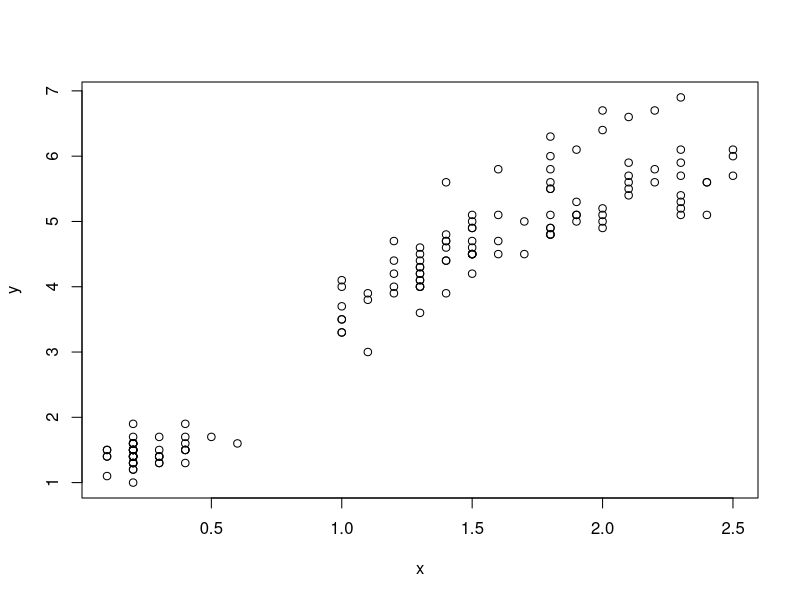
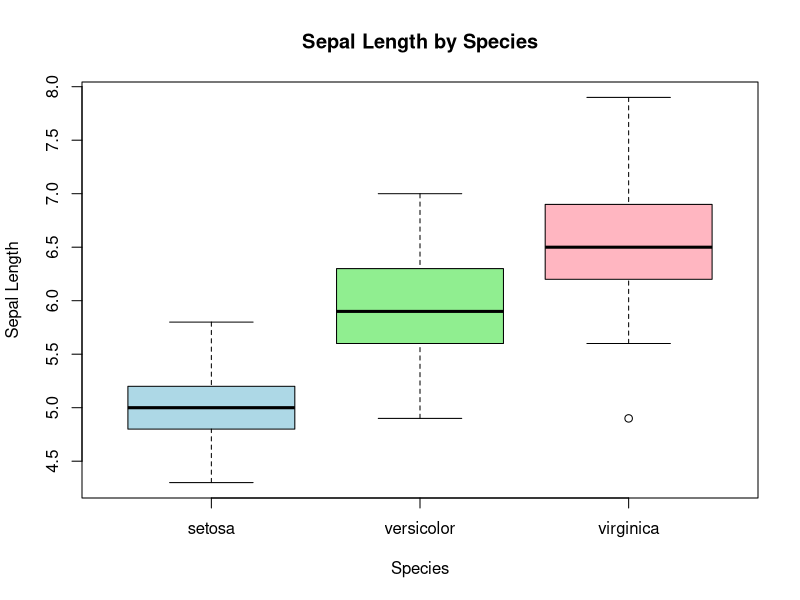
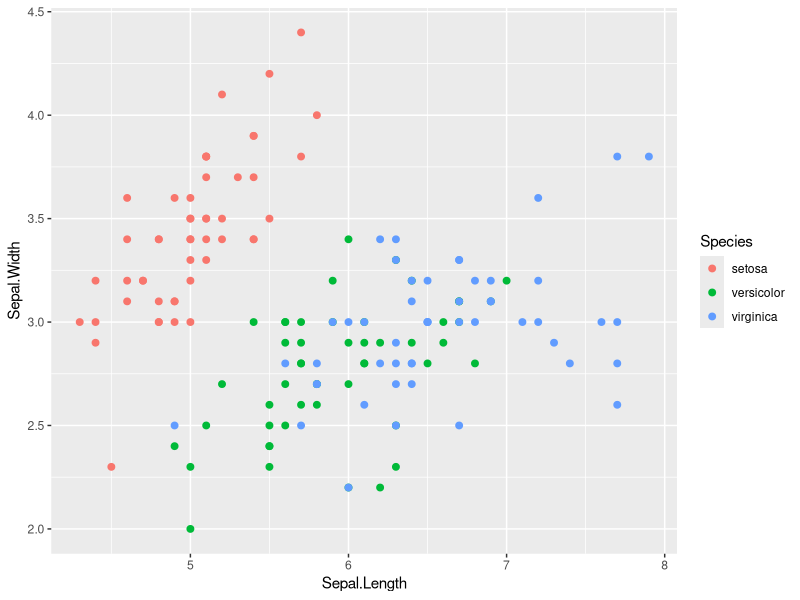
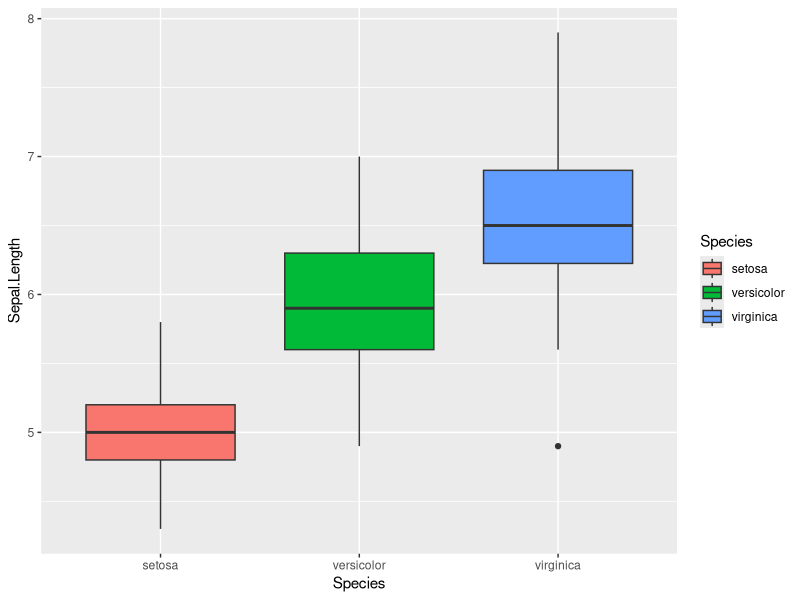
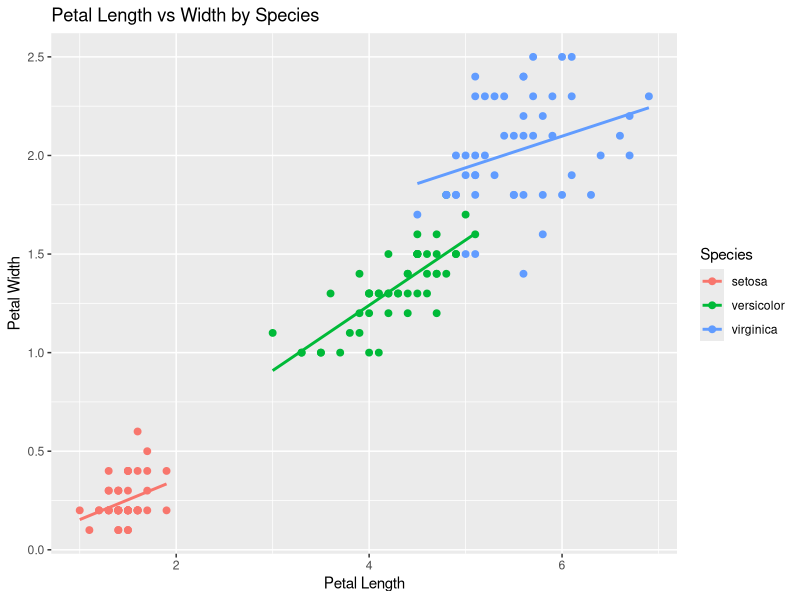

Source code (R) for these figures, in order:
############################################################
# R Basics Exercise
# Goal: Practice data exploration and visualization
############################################################


# ---------------------------
# 1. Load the Data
# ---------------------------

# Load the built-in datasets package ((it's built into R, so no need to install it))
library(datasets)
  
  
  # ---------------------------
# 2. Explore the Data
# ---------------------------

# Display the dataset
data(iris)
View(iris)

# What is the data type of iris?
class(iris)
typeof(iris)
  
# Display the first 6 rows
# HINT: Use the `head()` function
head(iris, 6)

# Get a summary of the dataset (mean, min, max, etc.)  
summary(iris)

# Show the structure of the dataset (data types, number of rows/columns)  
str(iris)

  
# ---------------------------
# Question
# ---------------------------

# What is different about the Species column compared to the others?
class(iris$Species)
class(iris$Sepal.Length)
class(iris$Sepal.Width)
class(iris$Petal.Length)
class(iris$Petal.Width)
# ---------------------------
# 3. Factors
# ---------------------------

# Check the class of Species
class(iris$Species)
  
# What are the levels (categories) of Species?
levels(iris$Species)
  
# What is a factor in R?
  #a factor in R is a category with defined values
# ---------------------------
# 4. Assign Variables
# ---------------------------

# Assign petal width and petal length to variables
x <- iris$Petal.Width
y <- iris$Petal.Length
    
# What type of data is stored in x?
class(x)
    
    
# ---------------------------
# 5. Base R Visualization
# ---------------------------

## 5a. Scatter plot

# Create a scatter plot to display the relationship between petal width and petal length  
plot(x,y)

# What relationship do you observe?
#a positive relationship
    
## 5b. Box plot

# Create a boxplot of Sepal Length by Species
boxplot(Sepal.Length ~ Species,
        data = iris,
        col = c("lightblue", "lightgreen", "lightpink"),
        main = "Sepal Length by Species",
        xlab = "Species",
        ylab = "Sepal Length")
    
# Which species has the largest values?
#virginica
    
# ---------------------------
# 6. Extra Practice: Beautify your plots with ggplot2 
# ---------------------------
  
# first install package ggplot2 and then Load ggplot2
install.packages('ggplot2')
library(ggplot2)
    
# Scatter plot with color by species
ggplot(iris, aes(x = Sepal.Length, y = Sepal.Width, color = Species)) +
  geom_point(size = 2)


# Boxplot using ggplot2
ggplot(iris, aes(x = Species, y = Sepal.Length, fill = Species)) +
  geom_boxplot()
    

# ---------------------------
# 7. Extra Practice
# ---------------------------
    

# Compute mean Petal Length for each species
library(dplyr)

iris %>%
  group_by(Species) %>%
  summarise(mean_petal_length = mean(Petal.Length))


# Compute correlation between Petal Length and Width
cor(iris$Petal.Length, iris$Petal.Width)
  
# How would you visualize this relationship?
# What type of plot would you choose?
# Can you add a trend line?
ggplot(iris, aes(x = Petal.Length, y = Petal.Width, color = Species)) +
  geom_point(size = 2) +
  geom_smooth(method = "lm", se = FALSE) +
  labs(
    title = "Petal Length vs Width by Species",
    x = "Petal Length",
    y = "Petal Width"
  )
  
############################################################
# End of Exercise
############################################################
